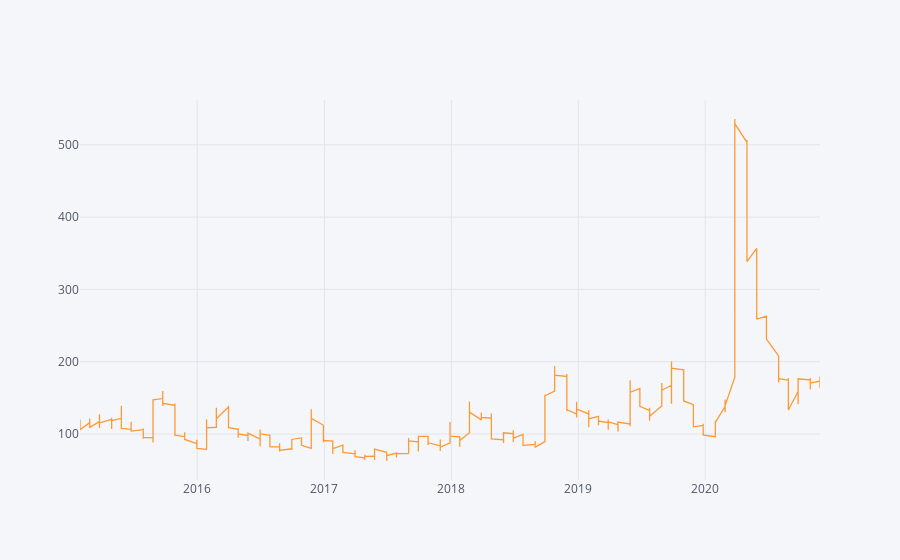

Notebook source saved alongside this figure:
### Code cell
final_df.iplot(y=['ATR'],x='expiry',kind='line')

### Figure 1 — Plotly figure (JSON) as saved in the notebook; plotly's stock layout.template omitted (floating-point values rounded to 4 significant figures; data arrays with more than 128 entries replaced by an {"elided": "..."} marker saying what was removed)
{"data": [{"line": {"color": "rgba(255, 153, 51, 1.0)", "dash": "solid", "shape": "linear", "width": 1.3}, "mode": "lines", "name": "ATR", "text": "", "type": "scatter", "x": {"elided": "1328 str values"}, "y": {"elided": "1328 float values"}}], "layout": {"legend": {"bgcolor": "#F5F6F9", "font": {"color": "#4D5663"}}, "paper_bgcolor": "#F5F6F9", "plot_bgcolor": "#F5F6F9", "title": {"font": {"color": "#4D5663"}}, "xaxis": {"gridcolor": "#E1E5ED", "showgrid": true, "tickfont": {"color": "#4D5663"}, "title": {"font": {"color": "#4D5663"}, "text": ""}, "zerolinecolor": "#E1E5ED"}, "yaxis": {"gridcolor": "#E1E5ED", "showgrid": true, "tickfont": {"color": "#4D5663"}, "title": {"font": {"color": "#4D5663"}, "text": ""}, "zerolinecolor": "#E1E5ED"}}}
